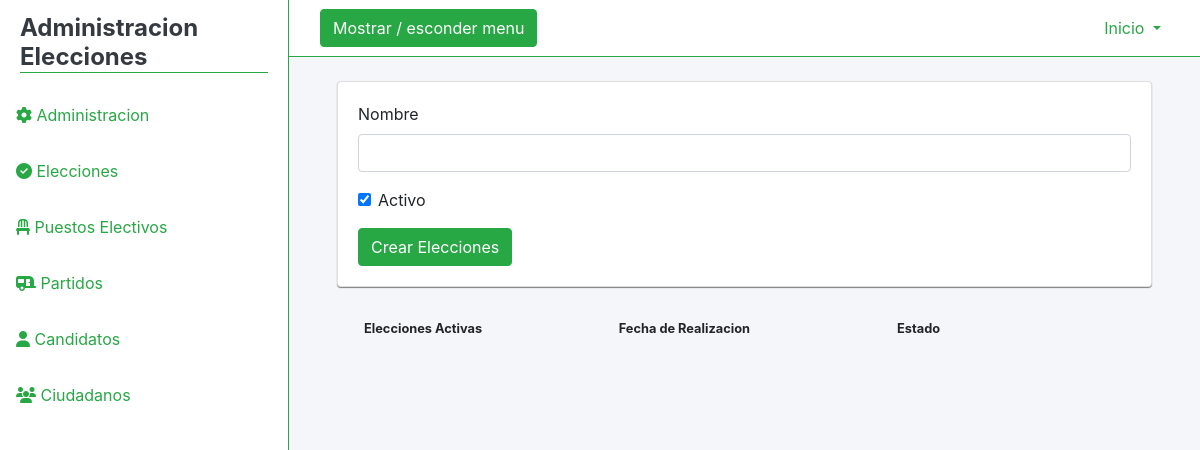
Page /elecciones/vistas/addElecciones.php (signed in) on the earlier database version.
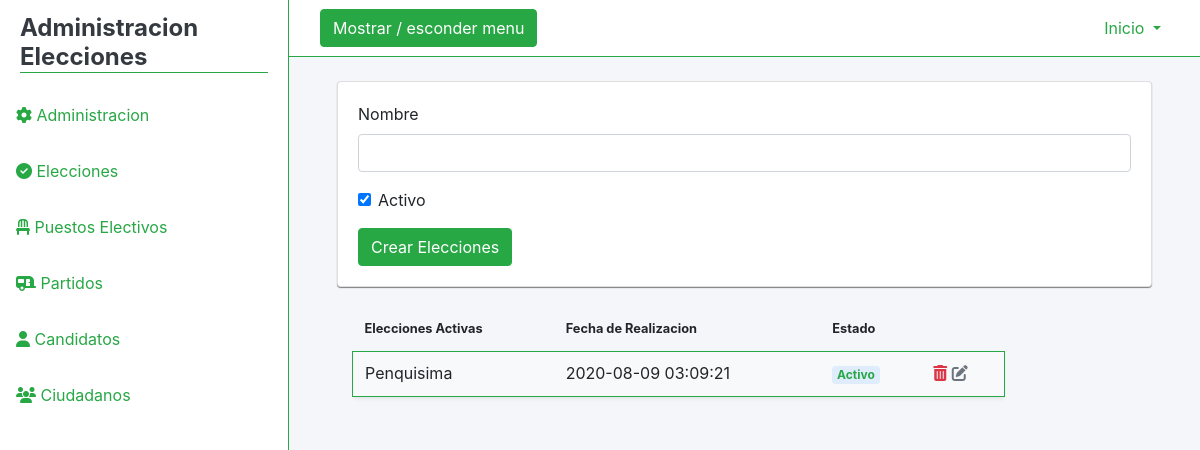
Same page on the later database version.
### tables this page shows
CREATE TABLE `elecciones` (
  `idElecciones` int(11) NOT NULL,
  `Nombre` varchar(45) DEFAULT NULL,
  `Fecha_realizacion` timestamp NULL DEFAULT current_timestamp(),
  `Estado` varchar(45) DEFAULT NULL
);

### elecciones/servicios/EleccioneServiceDataBase.php (called while the page is built, shortened)
<?php
require_once 'eleccion.php';
class EleccionServiceDatabase
{
    private $context;
    public function __construct()
    {
        $this->context = new Conexion();
    }
    public function GetList()
    {
        $elecciones = array();
        $db = $this->context->conectar();
        $stmt = $db->prepare("SELECT * FROM elecciones WHERE Estado <> 'inactivo' ");
        $stmt->execute();
        $result = $stmt->get_result();
        if ($result->num_rows !== 0) {
            while ($row = $result->fetch_object()) {
                $eleccion = new Eleccion();
                $eleccion->InicializarDatos($row->idElecciones, $row->Nombre, $row->Fecha_realizacion, $row->Estado);
                array_push($elecciones, $eleccion);
            }
        }
        return $elecciones;
    }
}

### elecciones/servicios/eleccion.php (called while the page is built, shortened)
<?php
class Eleccion
{
    public function InicializarDatos($id, $nombre, $Fecha_realizacion, $Estado)
    {
        $this->idElecciones = $id;
        $this->Nombre = $nombre;
        $this->Fecha_realizacion = $Fecha_realizacion;
        $this->Estado = $Estado;
    }
}

### elecciones/vistas/addElecciones.php (the view, shortened to what the changed rows need)
<?php
require_once '../servicios/eleccion.php';
require_once '../servicios/EleccioneServiceDataBase.php';
$service = new EleccionServiceDatabase();
$lista = $service->GetList();
?>
<!DOCTYPE html>
<html lang="es">
<head>
    <link rel="stylesheet" href="../../assets/css/admin.css" type="text/css">
    <link rel="stylesheet" href="https://stackpath.bootstrapcdn.com/bootstrap/4.5.0/css/bootstrap.min.css">
</head>
<body>
<div class="d-flex" id="content-wrapper">
    <div id="page-content-wrapper" class="w-100 bg-light-blue">
            <div class="col-xl-9 col-lg-12 ml-5 mt-3">
              <div class="table-responsive">
                <table class="table">
                  <thead>
                    <tr>
                      <th colspan="col"><small class="font-weight-bold">Elecciones Activas<small></th>
                       <th scope="col"><small class="font-weight-bold">Fecha de Realizacion<small></th>
                         <th scope="col"><small class="font-weight-bold">Estado<small></th>
                    </tr>
                  </thead>
                  <tbody>
               <?php foreach ($lista as $list): ?>
                    <tr class="shadow-sm border border-success rounded">
                      <td class="align-middle"><span class="d-block"> <?php echo $list->Nombre; ?> </span></td>
                      <td class="align-middle"><span class="d-block"> <?php echo $list->Fecha_realizacion; ?> </span></td>
                      <td class="align-middle"><span class="badge badge-primary text-success"><?php echo $list->Estado; ?>  </span></td>
                      <td class="align-middle">
                          <a href="../servicios/borrar.php?id=<?php echo $list->idElecciones; ?>"> <i class="fas fa-trash-alt text-danger"></i></a>
                         <a href="editEleccion.php?id=<?php echo $list->idElecciones; ?>">  <i class="fas fa-edit text-secondary"></i>   </td></a>
                    </tr>
               <?php endforeach;?>
                  </tbody>
                </table>
              </div>
            </div>
</body>
</html>

Differences in the rows shown:
added elecciones: Nombre "Penquisima", Fecha_realizacion "2020-08-09 03:09:21", Estado "Activo"
